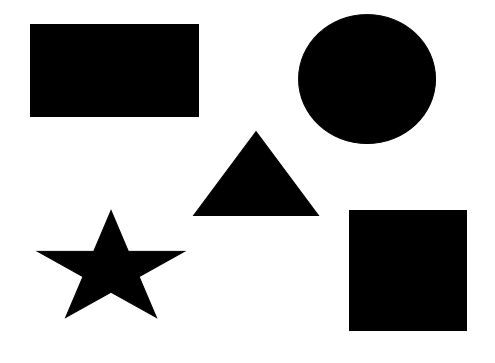
#> input picture shapes.jpg, 495 x 363 px
$ python identifying_shape.py   (older library calls are emulated)
#> lines starting #> are read from the running program, lines starting #| are printed output that depends on the picture; after the words box and inside, x2 and y2 are one past the last pixel; in counts of white or black regions, pixels touching at a corner belong together
import numpy as np
import cv2

image = cv2.imread('shapes.jpg')
#> image is the input picture: shape (363, 495, 3); min 0, max 255, mean 177.1
gray = cv2.cvtColor(image,cv2.COLOR_BGR2GRAY)

cv2.imshow('Identifying Shapes',image)
cv2.waitKey(0)

ret,thresh = cv2.threshold(gray,127,255,1)
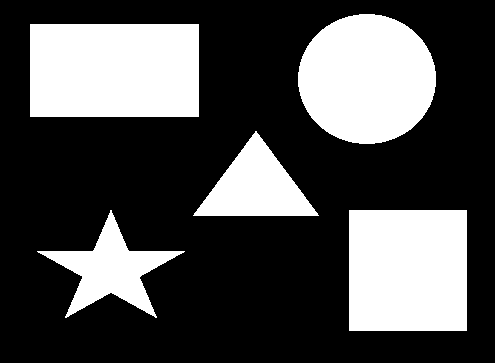
#> thresh: shape (363, 495); 30.5% white; 5 white regions

boolean,contours,hierarchy = cv2.findContours(thresh.copy(),cv2.RETR_LIST,cv2.CHAIN_APPROX_NONE)
#> contours = 5 contours; box (x1, y1, x2, y2) and area: (30, 24, 199, 117) 15456, (349, 210, 467, 331) 14040, (298, 14, 436, 144) 13890, (193, 131, 319, 216) 5267, (37, 210, 185, 318) 5148

for cnt in contours:
    approx = cv2.approxPolyDP(cnt,0.01*cv2.arcLength(cnt,True),True)
    if len(approx) ==3:
        shape_name = "Triangle"
        cv2.drawContours(image,[cnt],0,(0,255,0),-1)

        M = cv2.moments(cnt)
        cx = int(M['m10']/M['m00'])
        cy = int(M['m01']/M['m00'])
        cv2.putText(image, shape_name ,(cx-50,cy),cv2.FONT_HERSHEY_SIMPLEX,1,(0,0,0),1)


    elif len(approx) ==4:
        x,y,w,h = cv2.boundingRect(cnt)
        M = cv2.moments(cnt)
        cx = int(M['m10']/M['m00'])
        cy = int(M['m01']/M['m00'])

        if abs(w-h)<=3:
            shape_name = "Square"
            cv2.drawContours(image,[cnt],0,(0,125,255),-1)
            cv2.putText(image, shape_name ,(cx-50,cy),cv2.FONT_HERSHEY_SIMPLEX,1,(0,0,0),1)
        else:
            shape_name = "rectangle"
            cv2.drawContours(image,[cnt],0,(0,0,255),-1)
            cv2.putText(image, shape_name ,(cx-50,cy),cv2.FONT_HERSHEY_SIMPLEX,1,(0,0,0),1)
    elif len(approx) == 10:
        shape_name = "Star"
        cv2.drawContours(image,[cnt],0,(255,255,0),-1)

        M = cv2.moments(cnt)
        cx = int(M['m10']/M['m00'])
        cy = int(M['m01']/M['m00'])
        cv2.putText(image, shape_name ,(cx-50,cy),cv2.FONT_HERSHEY_SIMPLEX,1,(0,0,0),1)

    elif len(approx) >=12:
        shape_name = "Circle"
        cv2.drawContours(image,[cnt],0,(255,255,0),-1)

        M = cv2.moments(cnt)
        cx = int(M['m10']/M['m00'])
        cy = int(M['m01']/M['m00'])
        cv2.putText(image, shape_name ,(cx-50,cy),cv2.FONT_HERSHEY_SIMPLEX,1,(0,0,0),1)

    cv2.imshow('Identifiying Shapes',image)
    cv2.waitKey(0)
#> this loop made 5 passes
#> (approx, x, y, w, h, cx, cy, shape_name) on passes 1, 4: ([[349, 210], [349, 330], [466, 330], [466, 210]], 349, 210, 118, 121, 407, 270, 'Square'), ([[30, 24], [30, 116], [198, 116], [198, 24]], 30, 24, 169, 93, 114, 70, 'rectangle')
#> (approx, shape_name, cx, cy) on pass 3: ([[193, 215], [318, 215], [256, 131]], 'Triangle', 255, 186)
#> pass 1, `cv2.imshow('Identifiying Shapes',image)`:
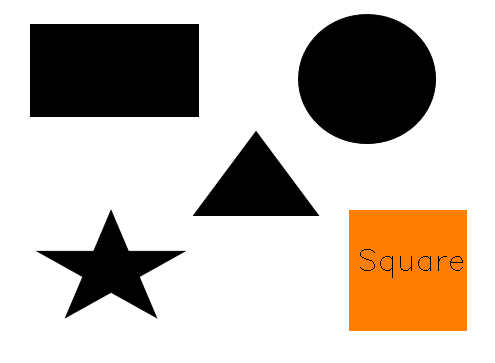
#> window 'Identifiying Shapes': shape (363, 495, 3); mean B, G, R 177.1, 186.9, 197
#> pass 2, `cv2.imshow('Identifiying Shapes',image)`:
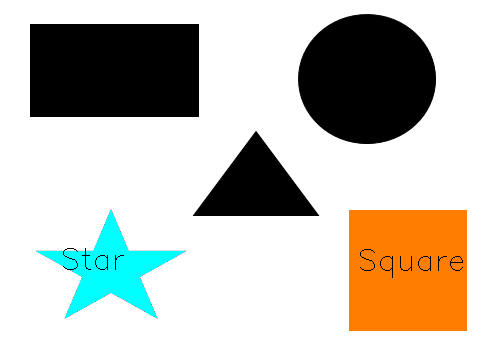
#> window 'Identifiying Shapes': shape (363, 495, 3); mean B, G, R 184.5, 194.2, 196.9
#> after the loop:
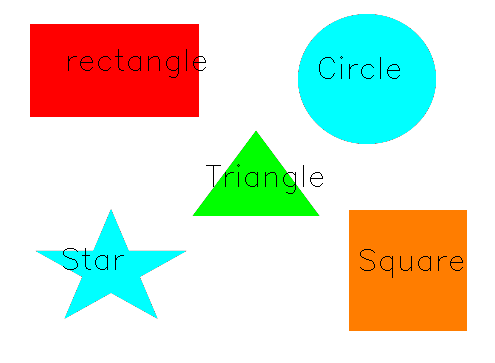
#> image: shape (363, 495, 3); mean B, G, R 203.9, 221.1, 218.5

$ run again, with Shapematching.jpg copied over shapes.jpg
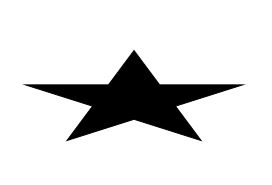
#> input picture Shapematching.jpg, 272 x 185 px
#> image is the input picture: shape (185, 272, 3); min 0, max 255, mean 221
#> `ret,thresh = cv2.threshold(gray,127,255,1)`:
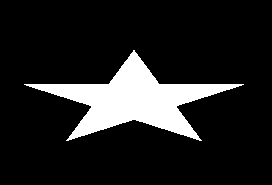
#> thresh: shape (185, 272); 13.4% white; 1 white region
#> contours = 1 contour; box (x1, y1, x2, y2) and area: (24, 50, 244, 141) 6468
#> the loop `for cnt in contours:` made 1 pass
#> (shape_name, cx, cy) on pass 1: ('Star', 133, 99)
#> pass 1, `cv2.imshow('Identifiying Shapes',image)`:
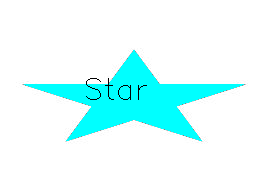
#> window 'Identifiying Shapes': shape (185, 272, 3); mean B, G, R 253.9, 253.9, 220.3
